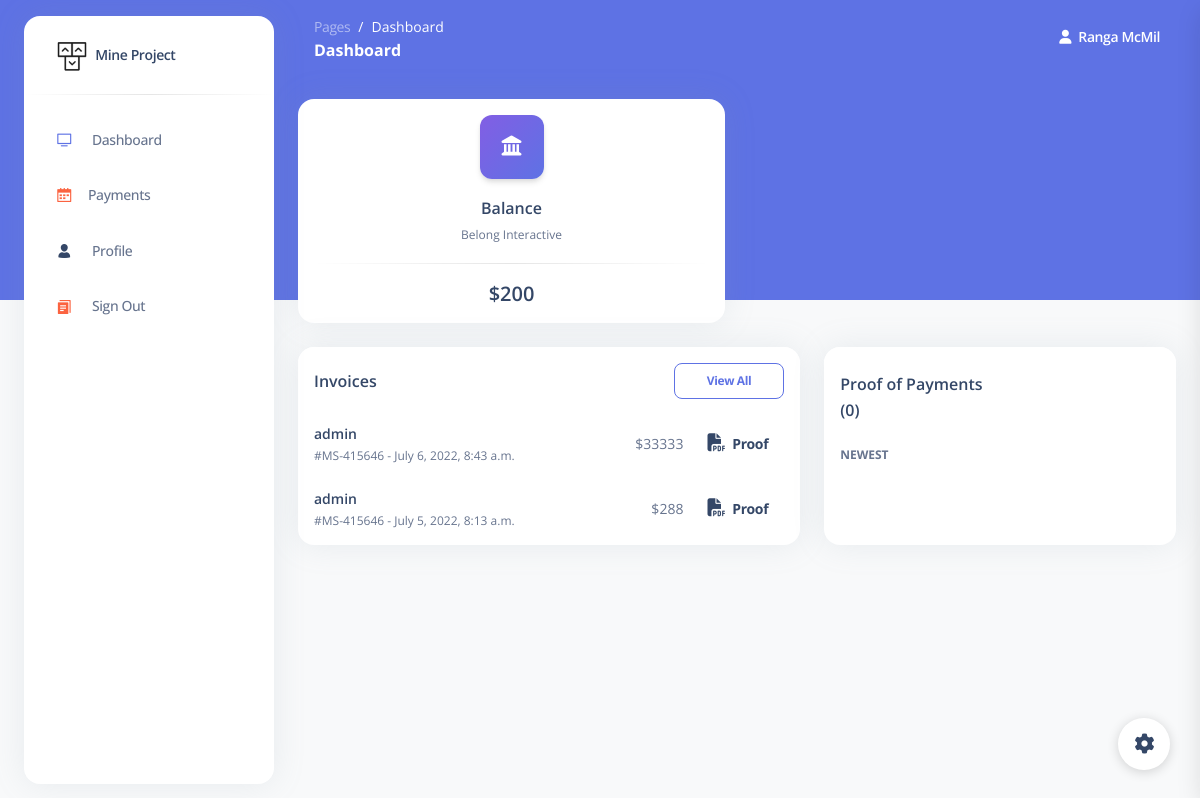
The page /payments/ (signed in) on the database its author committed.
### accounts/models.py (models this page shows)
class User(AbstractUser):
    is_mine = models.BooleanField(default=False)
    is_administrator = models.BooleanField(default=False)
    balance = models.CharField(max_length=250)

### mine_mgt/models.py (models this page shows)
class Payment(models.Model):
    amount = models.CharField(max_length=250)
    reason = models.CharField(max_length=250)
    user = models.ForeignKey(User, related_name='payments', on_delete=models.CASCADE, null=True)
    proof = models.ForeignKey(Proof, related_name='payment', on_delete=models.CASCADE, null=True)
    is_processeed = models.BooleanField(default=False)
    created = models.DateTimeField(default=timezone.now)
    class Meta:
        ordering = ('-created',)

### mine_mgt/views.py (the view)
# urls.py: path('payments/', views.payments, name='payments'),
@login_required
def payments(request):
    if request.user.is_mine:
        if request.method == 'POST':
            form = ProofForm(data=request.POST, files=request.FILES)
            if form.is_valid():
                new_proof = form.save(commit=False)
                new_proof.uploaded_by = get_object_or_404(User, id=request.user.id)
                new_proof.save()
                return redirect('mine_mgt:payments')
        else:
            form = ProofForm()
        payments = Payment.objects.filter(user=request.user)
        proofs = Proof.objects.filter(uploaded_by=request.user)
        context = {
            'payments': payments,
            'proofs': proofs,
            'form': form
        }
        return render(request, 'mine_mgt/miner/payments.html', context)
    else:
        payments = Payment.objects.filter()
        proofs = Proof.objects.exclude(is_processeed=True)
        context = {
            'payments': payments,
            'proofs': proofs,
        }
        return render(request, 'mine_mgt/admin/payments.html', context)

### mine_mgt/templates/mine_mgt/admin/payments.html (shortened to what this page needs)
{% extends "mine_mgt/base.html" %}
{% block content %}
<div class="container-fluid py-4">
      <div class="row">
        <div class="col-lg-12">
          <div class="row">
            <div class="col-xl-6">
              <div class="row">
                <div class="col-md-12">
                  <div class="card">
                    <div class="card-header mx-4 p-3 text-center">
                      <div class="icon icon-shape icon-lg bg-gradient-primary shadow text-center border-radius-lg">
                        <i class="fas fa-landmark opacity-10"></i>
                      </div>
                    </div>
                    <div class="card-body pt-0 p-3 text-center">
                      <h6 class="text-center mb-0">Balance</h6>
                      <span class="text-xs">Belong Interactive</span>
                      <hr class="horizontal dark my-3">
                      <h5 class="mb-0">${{user.balance}}</h5>
                    </div>
                  </div>
                </div>
              </div>
            </div>
          </div>
        </div>
      </div>
      <div class="row">
        <div class="col-md-7 mt-4">
          <div class="card" >
                <div class="card-header pb-0 p-3">
                  <div class="row">
                    <div class="col-6 d-flex align-items-center">
                      <h6 class="mb-0">Invoices</h6>
                    </div>
                    <div class="col-6 text-end">
                      <button class="btn btn-outline-primary btn-sm mb-0">View All</button>
                    </div>
                  </div>
                </div>
                <div class="card-body p-3 pb-0">
                  <ul class="list-group">
                    {% for payment in payments %}
                      <li class="list-group-item border-0 d-flex justify-content-between ps-0 mb-2 border-radius-lg">
                        <div class="d-flex flex-column">
                          <h6 class="mb-1 text-dark font-weight-bold text-sm">{{ payment.user.username  }}</h6>
                          <span class="text-xs">#MS-415646 - {{ payment.created  }}</span>
                        </div>
                        <div class="d-flex align-items-center text-sm">
                          ${{ payment.amount }}
                          <a href="{{ payment.proof.image.url }}" class="btn btn-link text-dark text-sm mb-0 px-0 ms-4"><i class="fas fa-file-pdf text-lg me-1"></i> Proof</a>
                        </div>
                      </li>
                    {% endfor %}
                  </ul>
                </div>
          </div>
        </div>
        <div class="col-md-5 mt-4">
          <div class="card h-100 mb-4">
            <div class="card-header pb-0 px-3">
              <div class="row">
                <div class="col-md-6">
                  <h6 class="mb-0">Proof of Payments ({{proofs.count}})</h6>
                </div>
              </div>
            </div>
            <div class="card-body pt-4 p-3">
              <h6 class="text-uppercase text-body text-xs font-weight-bolder mb-3">Newest</h6>
            </div>
          </div>
        </div>
      </div>
    </div>
{% endblock %}

### mine_mgt/templates/mine_mgt/base.html (shortened to what this page needs)
<!DOCTYPE html>
{% load static %}
<html lang="en">
<head>
  <link rel="stylesheet" href="{% static 'assets/css/nucleo-icons.css' %}">
  <link rel="stylesheet" href="{% static 'assets/css/nucleo-svg.css' %}">
  <link rel="stylesheet" href="{% static 'assets/css/nucleo-svg.css' %}">
  <link rel="stylesheet" href="{% static 'assets/css/argon-dashboard.css' %}">
</head>
<body class="g-sidenav-show   bg-gray-100">
  <aside class="sidenav bg-white navbar navbar-vertical navbar-expand-xs border-0 border-radius-xl my-3 fixed-start ms-4 " id="sidenav-main">
    <div class="sidenav-header">
      <a class="navbar-brand m-0" href="{% url 'mine_mgt:dashboard' %}" target="_blank">
        <img src="./assets/img/logo-ct-dark.png" class="navbar-brand-img h-100" alt="main_logo">
        <span class="ms-1 font-weight-bold">Mine Project</span>
      </a>
    </div>
    <hr class="horizontal dark mt-0">
    <div class="collapse navbar-collapse  w-auto " id="sidenav-collapse-main">
      <ul class="navbar-nav">
        <li class="nav-item">
          <a class="nav-link" href="{% url 'mine_mgt:dashboard' %}">
            <div class="icon icon-shape icon-sm border-radius-md text-center me-2 d-flex align-items-center justify-content-center">
              <i class="ni ni-tv-2 text-primary text-sm opacity-10"></i>
            </div>
            <span class="nav-link-text ms-1">Dashboard</span>
          </a>
        </li>
        <li class="nav-item">
          <a class="nav-link " href="{% url 'mine_mgt:payments' %}">
            <div class="icon icon-shape icon-sm border-radius-md text-center me-2 d-flex align-items-center justify-content-center">
              <i class="ni ni-calendar-grid-58 text-warning text-sm opacity-10"></i>
            </div>
            <span>Payments</span>
          </a>
        </li>
        <li class="nav-item">
          <a class="nav-link " href="{% url 'mine_mgt:dashboard' %}">
            <div class="icon icon-shape icon-sm border-radius-md text-center me-2 d-flex align-items-center justify-content-center">
              <i class="ni ni-single-02 text-dark text-sm opacity-10"></i>
            </div>
            <span class="nav-link-text ms-1">Profile</span>
          </a>
        </li>
        {% if request.user.is_authenticated %}
              <li class="nav-item">
                <a class="nav-link " href="{% url 'logout' %}">
                  <div class="icon icon-shape icon-sm border-radius-md text-center me-2 d-flex align-items-center justify-content-center">
                    <i class="ni ni-single-copy-04 text-warning text-sm opacity-10"></i>
                  </div>
                  <span class="nav-link-text ms-1">Sign Out</span>
                </a>
              </li>
            {% endif %}
      </ul>
    </div>
  </aside>
  <main class="main-content position-relative border-radius-lg ">
    <nav class="navbar navbar-main navbar-expand-lg px-0 mx-4 shadow-none border-radius-xl " id="navbarBlur" data-scroll="false">
      <div class="container-fluid py-1 px-3">
        <nav aria-label="breadcrumb">
          <ol class="breadcrumb bg-transparent mb-0 pb-0 pt-1 px-0 me-sm-6 me-5">
            <li class="breadcrumb-item text-sm"><a class="opacity-5 text-white" href="javascript:;">Pages</a></li>
            <li class="breadcrumb-item text-sm text-white active" aria-current="page">Dashboard</li>
          </ol>
          <h6 class="font-weight-bolder text-white mb-0">Dashboard</h6>
        </nav>
        <div class="collapse navbar-collapse mt-sm-0 mt-2 me-md-0 me-sm-4" id="navbar">
          <ul class="navbar-nav  justify-content-end">
            {% if request.user.is_authenticated %}
                <li class="nav-item d-flex align-items-center">
                  <a href="" class="nav-link text-white font-weight-bold px-0">
                    <i class="fa fa-user me-sm-1"></i>
                    <span class="d-sm-inline d-none">{{ user.get_full_name }}</span>
                  </a>
                </li>
            {% endif %}
          </ul>
        </div>
      </div>
    </nav>
      {% block content %}
      {% endblock %}
      </main>
  <div class="fixed-plugin">
    <a class="fixed-plugin-button text-dark position-fixed px-3 py-2">
      <i class="fa fa-cog py-2"> </i>
    </a>
  </div>
  <link rel="stylesheet" href="{% static 'assets/css/nucleo-icons.css' %}">
</body>
</html>

### static/assets/css/nucleo-svg.css (style rules this page uses)
.icon { display: inline-block; color: #111111; height: 1em; width: 1em; }
.icon-sm { height: 0.8em; width: 0.8em; }
.icon-lg { height: 1.6em; width: 1.6em; }
.icon { fill: currentColor; stroke: none; }

### rows shown on the page
User: get_full_name "Ranga McMil", balance "200"
Payment: user.username "admin", created "July 6, 2022, 8:43 a.m.", amount "33333"
Payment: user.username "admin", created "July 5, 2022, 8:13 a.m.", amount "288"

### other values the page prints
{{ proofs.count }} "0"
